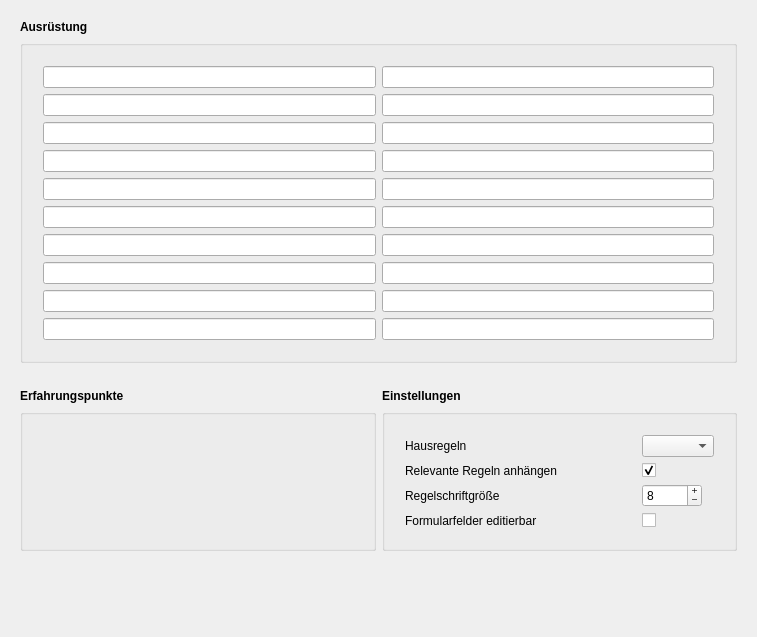
          <widget class="QWidget" name="scrollAreaWidgetContents_2">
           <property name="geometry">
            <rect>
             <x>0</x>
             <y>0</y>
             <width>757</width>
             <height>637</height>
            </rect>
           </property>
           <layout class="QGridLayout" name="gridLayout_8">
            <property name="leftMargin">
             <number>20</number>
            </property>
            <property name="topMargin">
             <number>20</number>
            </property>
            <property name="rightMargin">
             <number>20</number>
            </property>
            <property name="bottomMargin">
             <number>20</number>
            </property>
            <item row="4" column="1">
             <widget class="QGroupBox" name="groupBox_5">
              <property name="title">
               <string/>
              </property>
              <layout class="QGridLayout" name="gridLayout_7">
               <property name="leftMargin">
                <number>20</number>
               </property>
               <property name="topMargin">
                <number>20</number>
               </property>
               <property name="rightMargin">
                <number>20</number>
               </property>
               <property name="bottomMargin">
                <number>20</number>
               </property>
               <item row="1" column="0">
                <widget class="QLabel" name="label_34">
                 <property name="text">
                  <string>Hausregeln</string>
                 </property>
                </widget>
               </item>
               <item row="5" column="1">
                <widget class="QCheckBox" name="checkEditierbar">
                 <property name="text">
                  <string/>
                 </property>
                </widget>
               </item>
               <item row="2" column="1">
                <widget class="QCheckBox" name="checkRegeln">
                 <property name="text">
                  <string/>
                 </property>
                 <property name="checked">
                  <bool>true</bool>
                 </property>
                </widget>
               </item>
               <item row="2" column="0">
                <widget class="QLabel" name="label_21">
                 <property name="text">
                  <string>Relevante Regeln anhängen</string>
                 </property>
                </widget>
               </item>
               <item row="4" column="0">
                <widget class="QLabel" name="label_20">
                 <property name="text">
                  <string>Regelschriftgröße</string>
                 </property>
                </widget>
               </item>
               <item row="4" column="1">
                <widget class="QSpinBox" name="sbRegelnGroesse">
                 <property name="minimumSize">
                  <size>
                   <width>60</width>
                   <height>0</height>
                  </size>
                 </property>
                 <property name="maximumSize">
                  <size>
                   <width>60</width>
                   <height>16777215</height>
                  </size>
                 </property>
                 <property name="buttonSymbols">
                  <enum>QAbstractSpinBox::ButtonSymbols::PlusMinus</enum>
                 </property>
                 <property name="minimum">
                  <number>6</number>
                 </property>
                 <property name="maximum">
                  <number>18</number>
                 </property>
                 <property name="value">
                  <number>8</number>
                 </property>
                </widget>
               </item>
               <item row="5" column="0">
                <widget class="QLabel" name="label_22">
                 <property name="text">
                  <string>Formularfelder editierbar</string>
                 </property>
                </widget>
               </item>
               <item row="1" column="1">
                <widget class="QComboBox" name="cbHausregeln"/>
               </item>
               <item row="6" column="0">
                <spacer name="verticalSpacer_9">
                 <property name="orientation">
                  <enum>Qt::Orientation::Vertical</enum>
                 </property>
                 <property name="sizeHint" stdset="0">
                  <size>
                   <width>20</width>
                   <height>0</height>
                  </size>
                 </property>
                </spacer>
               </item>
              </layout>
             </widget>
            </item>
            <item row="2" column="0">
             <spacer name="verticalSpacer_5">
              <property name="orientation">
               <enum>Qt::Orientation::Vertical</enum>
              </property>
              <property name="sizeType">
               <enum>QSizePolicy::Policy::Fixed</enum>
              </property>
              <property name="sizeHint" stdset="0">
               <size>
                <width>20</width>
                <height>20</height>
               </size>
              </property>
             </spacer>
            </item>
            <item row="0" column="0" colspan="2">
             <widget class="QLabel" name="label_37">
              <property name="font">
               <font>
                <bold>true</bold>
               </font>
              </property>
              <property name="text">
               <string>Ausrüstung</string>
              </property>
              <property name="class" stdset="0">
               <string>h2</string>
              </property>
             </widget>
            </item>
            <item row="3" column="0">
             <widget class="QLabel" name="label_36">
              <property name="font">
               <font>
                <bold>true</bold>
               </font>
              </property>
              <property name="text">
               <string>Erfahrungspunkte</string>
              </property>
              <property name="class" stdset="0">
               <string>h2</string>
              </property>
             </widget>
            </item>
            <item row="3" column="1">
             <widget class="QLabel" name="label_35">
              <property name="font">
               <font>
                <bold>true</bold>
               </font>
              </property>
              <property name="text">
               <string>Einstellungen</string>
              </property>
              <property name="class" stdset="0">
               <string>h2</string>
              </property>
             </widget>
            </item>
            <item row="4" column="0">
             <widget class="QGroupBox" name="groupBox_10">
              <property name="title">
               <string/>
              </property>
              <layout class="QVBoxLayout" name="verticalLayout_9">
               <property name="leftMargin">
                <number>20</number>
               </property>
               <property name="topMargin">
                <number>20</number>
               </property>
               <property name="rightMargin">
                <number>20</number>
               </property>
               <property name="bottomMargin">
                <number>20</number>
               </property>
               <item>
                <widget class="QLabel" name="labelEPInfo">
                 <property name="text">
                  <string/>
                 </property>
                 <property name="alignment">
                  <set>Qt::AlignmentFlag::AlignLeading|Qt::AlignmentFlag::AlignLeft|Qt::AlignmentFlag::AlignVCenter</set>
                 </property>
                 <property name="wordWrap">
                  <bool>true</bool>
                 </property>
                </widget>
               </item>
               <item>
                <spacer name="verticalSpacer_10">
                 <property name="orientation">
                  <enum>Qt::Orientation::Vertical</enum>
                 </property>
                 <property name="sizeHint" stdset="0">
                  <size>
                   <width>20</width>
                   <height>0</height>
                  </size>
                 </property>
                </spacer>
               </item>
              </layout>
             </widget>
            </item>
            <item row="1" column="0" colspan="2">
             <widget class="QGroupBox" name="gbInventar">
              <property name="title">
               <string/>
              </property>
              <property name="flat">
               <bool>false</bool>
              </property>
              <layout class="QGridLayout" name="gridLayout_10" rowstretch="0,0,0,0,0,0,0,0,0,0,0">
               <property name="sizeConstraint">
                <enum>QLayout::SizeConstraint::SetDefaultConstraint</enum>
               </property>
               <property name="leftMargin">
                <number>20</number>
               </property>
               <property name="topMargin">
                <number>20</number>
               </property>
               <property name="rightMargin">
                <number>20</number>
               </property>
               <property name="bottomMargin">
                <number>20</number>
               </property>
               <item row="10" column="0">
                <widget class="QLineEdit" name="leAusruestung10"/>
               </item>
               <item row="4" column="0">
                <widget class="QLineEdit" name="leAusruestung4"/>
               </item>
               <item row="5" column="0">
                <widget class="QLineEdit" name="leAusruestung5"/>
               </item>
               <item row="1" column="0">
                <widget class="QLineEdit" name="leAusruestung1">
                 <property name="cursor">
                  <cursorShape>IBeamCursor</cursorShape>
                 </property>
                 <property name="text">
                  <string/>
                 </property>
                </widget>
               </item>
               <item row="8" column="0">
                <widget class="QLineEdit" name="leAusruestung8"/>
               </item>
               <item row="7" column="1">
                <widget class="QLineEdit" name="leAusruestung17"/>
               </item>
               <item row="9" column="1">
                <widget class="QLineEdit" name="leAusruestung19"/>
               </item>
               <item row="7" column="0">
                <widget class="QLineEdit" name="leAusruestung7"/>
               </item>
               <item row="2" column="0">
                <widget class="QLineEdit" name="leAusruestung2"/>
               </item>
               <item row="3" column="1">
                <widget class="QLineEdit" name="leAusruestung13"/>
               </item>
               <item row="3" column="0">
                <widget class="QLineEdit" name="leAusruestung3"/>
               </item>
               <item row="10" column="1">
                <widget class="QLineEdit" name="leAusruestung20"/>
               </item>
               <item row="8" column="1">
                <widget class="QLineEdit" name="leAusruestung18"/>
               </item>
               <item row="5" column="1">
                <widget class="QLineEdit" name="leAusruestung15"/>
               </item>
               <item row="9" column="0">
                <widget class="QLineEdit" name="leAusruestung9"/>
               </item>
               <item row="2" column="1">
                <widget class="QLineEdit" name="leAusruestung12"/>
               </item>
               <item row="4" column="1">
                <widget class="QLineEdit" name="leAusruestung14"/>
               </item>
               <item row="6" column="0">
                <widget class="QLineEdit" name="leAusruestung6"/>
               </item>
               <item row="1" column="1">
                <widget class="QLineEdit" name="leAusruestung11"/>
               </item>
               <item row="6" column="1">
                <widget class="QLineEdit" name="leAusruestung16"/>
               </item>
              </layout>
             </widget>
            </item>
            <item row="5" column="1">
             <spacer name="verticalSpacer">
              <property name="orientation">
               <enum>Qt::Orientation::Vertical</enum>
              </property>
              <property name="sizeHint" stdset="0">
               <size>
                <width>20</width>
                <height>0</height>
               </size>
              </property>
             </spacer>
            </item>
           </layout>
          </widget>
